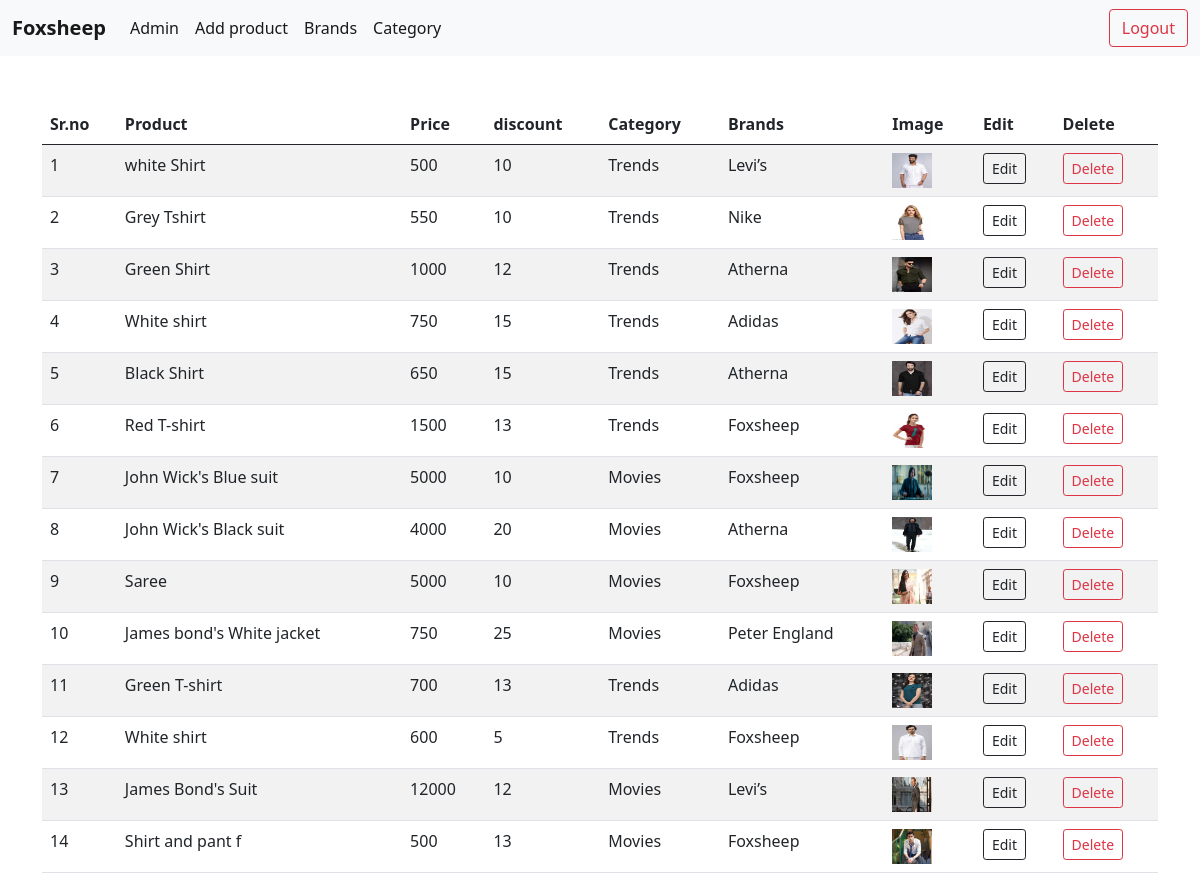
The page /admin (signed in) on the database its author committed.
### shop/products/models.py (models this page shows, shortened)
class Addproduct(db.Model):
    __searchable__ = ['name', 'description']
    id = db.Column(db.Integer, primary_key=True)
    name = db.Column(db.String(80), nullable=False)
    gender = db.Column(db.String(80))
    pub_date = db.Column(db.DateTime, nullable=False,default=datetime.utcnow)
    discount = db.Column(db.Integer,default = 0)
    stock   = db.Column(db.Integer)
    description = db.Column(db.Text, nullable=False)
    color = db.Column(db.Text)
    price = db.Column(db.Float, nullable=False)
    brand_id = db.Column(db.Integer, db.ForeignKey('brand.id'),nullable=False)
    brand = db.relationship('Brand',backref=db.backref('brands', lazy=True))
    category_id = db.Column(db.Integer, db.ForeignKey('category.id'),nullable=False)
    category = db.relationship('Category',backref=db.backref('categorys', lazy=True))
    image1 = db.Column(db.String(150), nullable=False,default="image.jpg")
    image2 = db.Column(db.String(150) )
    image3 = db.Column(db.String(150) )

class Category(db.Model):
    id = db.Column(db.Integer, primary_key=True)
    name = db.Column(db.String(80), unique=True, nullable=False)

class Brand(db.Model):
    id = db.Column(db.Integer, primary_key=True)
    name = db.Column(db.String(80), unique=True, nullable=False)

### shop/admin/routes.py (the view)
@app.route('/admin')
def admin():
    if "email" not in session  :
        flash("you are not loggid in  " , "danger")
        return redirect(url_for("login"))
    products = Addproduct.query.all()
    return render_template("admin/index.html" ,title= "admin page" ,products = products)

### shop/templates/admin/index.html (shortened to what this page needs)
{% extends 'layout.html' %}
{% block content %}
 <div>
  <nav class="navbar navbar-expand-lg navbar-light bg-light" >
    <div class="container-fluid">
      <a class="navbar-brand" href="{{ url_for('index') }}"><b>Foxsheep</b></a>
      <div class="collapse navbar-collapse" id="navbarSupportedContent">
        <ul class="navbar-nav me-auto mb-2 mb-lg-0">
          <li class="nav-item">
            <a class="nav-link active" aria-current="page" href="{{ url_for('admin') }}">Admin</a>
          </li>
          <li class="nav-item">
            <a class="nav-link active" href="{{ url_for('addproduct') }}">Add product</a>
          </li>
          <li class="nav-item">
            <a class="nav-link active" href="{{ url_for('brands') }}">Brands</a>
          </li>
         <li class="nav-item">
            <a class="nav-link active" href="{{ url_for('categorys') }}">Category</a>
          </li>
        </ul>
  <div>
      <a href="{{url_for('Logout')}}" type="button"  class="btn btn-outline-danger">Logout</a>
  </div>
            </div>
    </div>
  </nav>
<div class="container">
  <table class="table table-striped table-hover mt-5">
    <thead>
      <tr>
        <th scope="col">Sr.no</th>
        <th scope="col">Product</th>
        <th scope="col">Price</th>
        <th scope="col">discount</th>
        <th scope="col">Category</th>
        <th scope="col">Brands</th>
        <th scope="col">Image</th>
        <th scope="col">Edit</th>
        <th scope="col">Delete</th>
      </tr>
    </thead>
    <tbody>
    {% for product in  products  %}
      <tr>
        <td >{{loop.index}}</td>
        <td>{{ product.name }}</td>
        <td>{{ product.price }}</td>
        <td>{{ product.discount }}</td>
        <td>{{ product.category.name}}</td>
        <td>{{ product.brand.name}}</td>
        <td><img src="{{ url_for('static', filename='images/' + product.image1) }}" width="40" height="35"></td>
        <td> <a type="button" class="btn btn-outline-dark btn-sm" href="{{url_for('updateproduct', id= product.id )}}">Edit</a>  </td>
        <td> <button type="button" class="btn btn-outline-danger btn-sm" data-bs-toggle="modal" data-bs-target="#staticBackdrop-{{product.id}}">
             Delete
        </button>
        </td>
      </tr>
    {% endfor %}
    </tbody>
  </table>
</div>
 </div>
{% endblock  %}

### rows shown on the page
Addproduct: name "white Shirt", price "500", discount "10", category.name "Trends", brand.name "Levi’s", image1 (picture)
Addproduct: name "Grey Tshirt", price "550", discount "10", category.name "Trends", brand.name "Nike", image1 (picture)
Addproduct: name "Green Shirt", price "1000", discount "12", category.name "Trends", brand.name "Atherna", image1 (picture)
Addproduct: name "White shirt", price "750", discount "15", category.name "Trends", brand.name "Adidas", image1 (picture)
Addproduct: name "Black Shirt", price "650", discount "15", category.name "Trends", brand.name "Atherna", image1 (picture)
Addproduct: name "Red T-shirt", price "1500", discount "13", category.name "Trends", brand.name "Foxsheep", image1 (picture)
Addproduct: name "John Wick's Blue suit", price "5000", discount "10", category.name "Movies", brand.name "Foxsheep", image1 (picture)
Addproduct: name "John Wick's Black suit", price "4000", discount "20", category.name "Movies", brand.name "Atherna", image1 (picture)
Addproduct: name "Saree", price "5000", discount "10", category.name "Movies", brand.name "Foxsheep", image1 (picture)
Addproduct: name "James bond's White jacket", price "750", discount "25", category.name "Movies", brand.name "Peter England", image1 (picture)
Addproduct: name "Green T-shirt", price "700", discount "13", category.name "Trends", brand.name "Adidas", image1 (picture)
Addproduct: name "White shirt", price "600", discount "5", category.name "Trends", brand.name "Foxsheep", image1 (picture)
Addproduct: name "James Bond's Suit", price "12000", discount "12", category.name "Movies", brand.name "Levi’s", image1 (picture)
Addproduct: name "Shirt and pant f", price "500", discount "13", category.name "Movies", brand.name "Foxsheep", image1 (picture)
